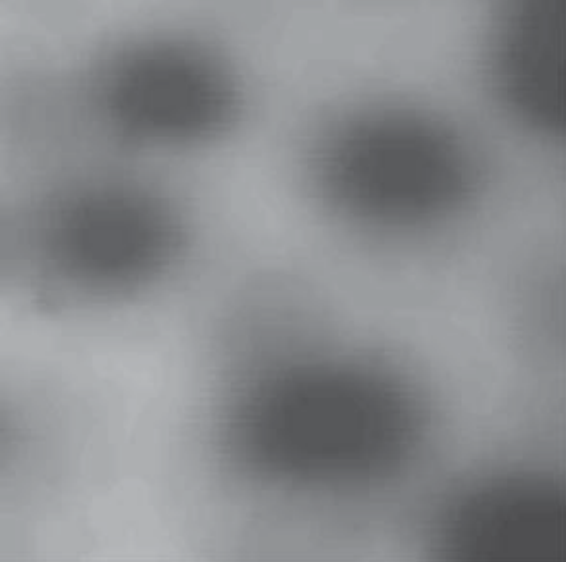
#> input picture watershed.png, 566 x 562 px
$ python main.py
#> lines starting #> are read from the running program, lines starting #| are printed output that depends on the picture; after the words box and inside, x2 and y2 are one past the last pixel; in counts of white or black regions, pixels touching at a corner belong together
import cv2.cv2 as cv
import numpy as np
import matplotlib.pyplot as plt
from PIL import Image


def show4(img1, img2, img3, img4):
    plt.subplot(2, 2, 1)
    plt.imshow(img1, cmap='gray')
    plt.axis('off')
    plt.title('Original')
    plt.subplot(2, 2, 2)
    plt.imshow(img2, cmap='gray')
    plt.axis('off')
    plt.title('Gradient')
    plt.subplot(2, 2, 3)
    plt.imshow(img3, cmap='gray')
    plt.axis('off')
    plt.title('Gradient watershed')
    plt.subplot(2, 2, 4)
    plt.imshow(img4, cmap='gray')
    plt.axis('off')
    plt.title('Original watershed')
    plt.show()


def open_image(filename):
#> called with filename = 'watershed.png'
    try:
        image = cv.imread(filename)
#> image is the input picture: shape (562, 566, 3); mean B, G, R 141.3, 138.8, 136.9
        return image
    except FileNotFoundError:
        print("Файл не найден")
        return


def watershed(original):
    # Преобразование изображение к полутоновому изображению
    gray = cv.cvtColor(original, cv.COLOR_BGR2GRAY)
    # Преобразование изображение к обратно-бинарному
    _, thresh = cv.threshold(gray, 70, 255, cv.THRESH_BINARY_INV)
#> thresh: shape (562, 566); every value is 0

    # Поиск градиента
    # Градиент = разница между дилатацией и эрозией изображения.
    kernel = np.array([
        [0, 1, 0],
        [1, 1, 1],
        [0, 1, 0]
    ], dtype=np.uint8)
    erode = cv.erode(thresh, kernel, iterations=2)
    dilate = cv.dilate(thresh, kernel, iterations=3)
    _, dilate_inv = cv.threshold(dilate, 1, 128, cv.THRESH_BINARY_INV)
#> dilate_inv: shape (562, 566); every value is 128
    gradient = cv.add(erode, dilate_inv)

    gradient_watershed = gradient.copy()
    original_watershed = original.copy()

    # Находим маркеры (линии водораздела)
    gradient32 = np.int32(gradient)
#> gradient32: shape (562, 566) int32; every value is 128
    marker = cv.watershed(original, gradient32)
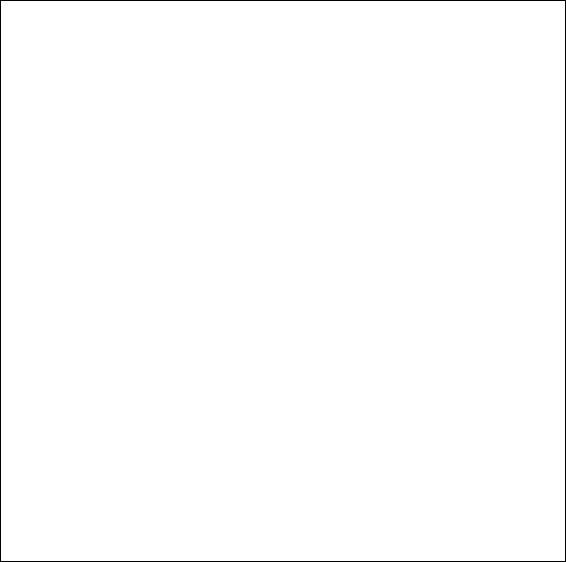
#> marker: shape (562, 566) int32; values -1 (black) and 128 (white), 99.3% white; black in thin lines or dots

    # Накладываем линин водораздела на градиентное и исходное изображение
    gradient_watershed[marker == -1] = [255]
#> gradient_watershed: shape (562, 566); values 128 (black) and 255 (white), 0.71% white in thin lines or dots
    original_watershed[marker == -1] = [255, 255, 255]
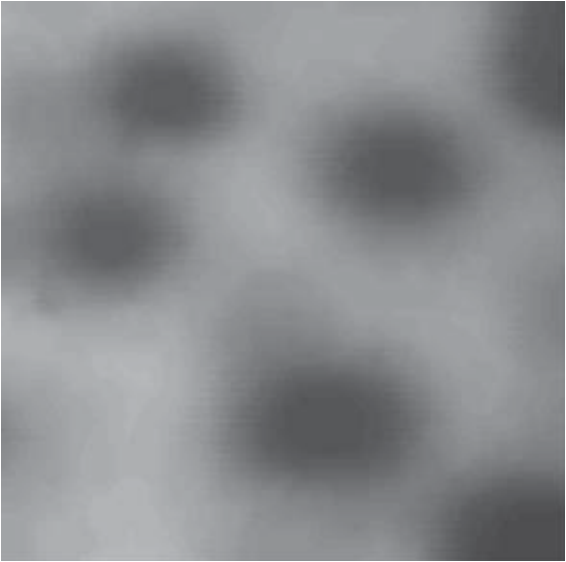
#> original_watershed: shape (562, 566, 3); 0.71% of pixels changed, all inside (x1, y1, x2, y2) = (0, 0, 566, 562)

    show4(image, gradient, gradient_watershed, original_watershed)
#> in show4, `plt.show()`:
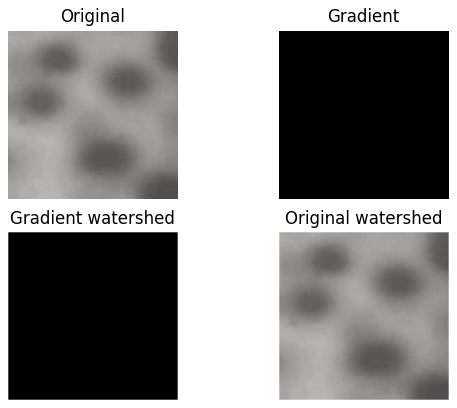
#> figure drawn by matplotlib, 4 panels; B, G, R data is drawn as R, G, B
    return


if __name__ == '__main__':
    filename = "watershed.png"
    image = open_image(filename)
    watershed(image)

# hist, bins = np.histogram(gradient.ravel(), 256, [0, 256])
# print("hist", hist)

# Есть внутренний маркер, все, что 100 процентов область входит в то что мы ищем
# Есть внешний маркер, все, что 100 процентов не входит в то что мы ищем
# Метод водораздела работает с тем, что по середине между маркерами,
# он среди этой жирной границы находит точную (нет-потому что плохой алгоритм)
